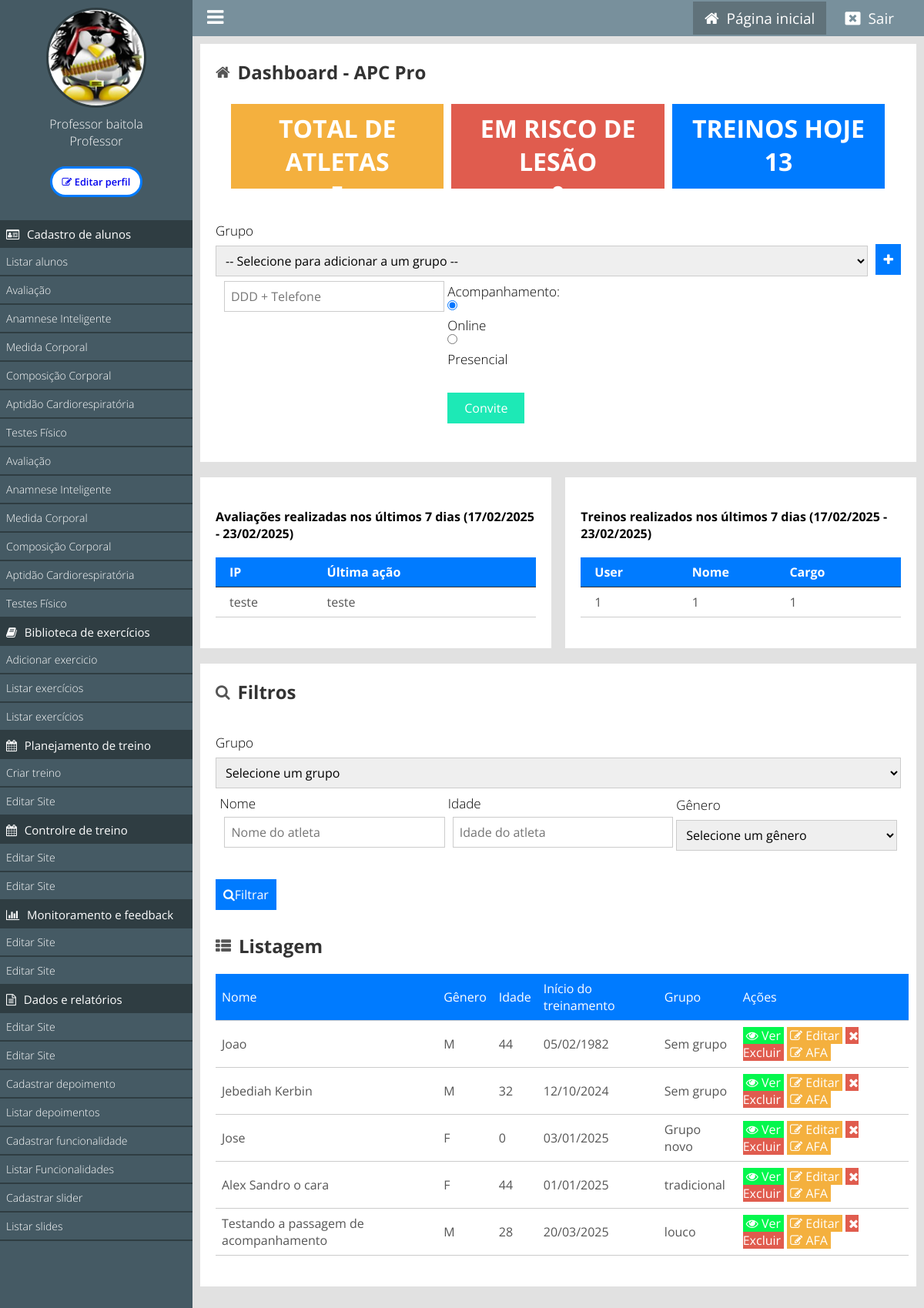
Page /painel/ (signed in) on the committed database.
### tables this page shows
CREATE TABLE IF NOT EXISTS `tb_grupos_usuarios` (
  `id` int NOT NULL AUTO_INCREMENT,
  `grupo` varchar(255) NOT NULL,
  `professor_id` int DEFAULT NULL,
  PRIMARY KEY (`id`)
);

### classes/MySql.php (called while the page is built)
<?php
    class MySql{
        private static $pdo;
        public static function conectar(){
            if(self::$pdo == null){
                try{
                    self::$pdo = new PDO('mysql:host='.HOST.';dbname='.DATABASE,USER,PASSWORD,array(PDO::MYSQL_ATTR_INIT_COMMAND => "SET NAMES utf8"));
                    self::$pdo->setAttribute(PDO::ATTR_ERRMODE,PDO::ERRMODE_EXCEPTION);
                }catch(Exception $e) {
                    echo 'erro ao conectar, tente novamente mais tarde';
                }
            }
            return self::$pdo;
        }
    }
?>

### painel/pages/listar-usuarios.php (the view, shortened to what this page needs)
<?php
$professorID = $_SESSION['id'];
$nomeFiltro = isset($_GET['NomeFiltro']) ? $_GET['NomeFiltro'] : '';
$idadeFiltro = isset($_GET['IdadeFiltro']) ? (int)$_GET['IdadeFiltro'] : '';
$sql = "SELECT u.*, g.grupo AS grupo_nome FROM `tb_admin.usuarios` u
        LEFT JOIN `tb_grupos_usuarios` g ON u.grupo_id = g.id
        WHERE u.professor_id = ?";
$filters = [$professorID];
$sql = MySql::conectar()->prepare($sql);
for ($i = 1; $i <= count($filters); $i++) {
    $sql->bindValue($i, $filters[$i - 1], is_int($filters[$i - 1]) ? PDO::PARAM_INT : PDO::PARAM_STR);
}
$sql->execute();
$usuarios = $sql->fetchAll();
?>
<div class="box-content">
    <h2><i class="fa fa-search mr-2"></i> Filtros</h2>
    <form>
        <div class="form-group left w100">
            <label for="GrupoFiltro">Grupo</label>
            <select name="GrupoFiltro" id="GrupoFiltro" class="form-control">
                <option value="">Selecione um grupo</option>
            </select>
        </div>
        <div class="linha">
            <div class="form-group w33">
                <label for="NomeFiltro">Nome</label>
                <input type="text" name="NomeFiltro" id="NomeFiltro" placeholder="Nome do atleta" class="form-control default-focus" value="<?php echo htmlspecialchars($nomeFiltro); ?>">
            </div>
            <div class="form-group w33">
                <label for="IdadeFiltro">Idade</label>
                <input type="number" name="IdadeFiltro" id="IdadeFiltro" placeholder="Idade do atleta" class="form-control" value="<?php echo htmlspecialchars($idadeFiltro); ?>">
            </div>
            <div class="form-group w33">
                <label for="GeneroFiltro">Gênero</label>
                <select id="GeneroFiltro" name="GeneroFiltro" class="form-control">
                    <option selected="" value="">Selecione um gênero</option>
                </select>
            </div>
        </div>
        <div class="form-group">
            <button type="submit" name="filtrar"><a><i class="fa fa-search mr-2"></i>Filtrar</a></button>
        </div>
    </form>
    <h2><i class="fa fa-th-list" aria-hidden="true"></i> Listagem</h2>
<table id="lista-usuarios" class="display" style="width:100%" data-order='[[ 1, "asc" ]]'>
        <thead>
            <tr>
                <td>Nome</td>
                <td>Gênero</td>
                <td>Idade</td>
                <td>Início do treinamento</td>
                <td>Grupo</td>
                <td>Ações</td>
            </tr>
        </thead>
        <tbody>
        <?php if(count($usuarios) > 0): ?>
                <?php foreach($usuarios as $usuario): ?>
                    <tr>
                        <td><?php echo $usuario['nome']; ?></td>
                        <td><?php echo $usuario['sexo']; ?></td>
                        <td>
                            <?php
                                $dataNascimento = new DateTime($usuario['data_nascimento']);
                                $hoje = new DateTime();
                                $idade = $hoje->diff($dataNascimento)->y;
                                echo $idade;
                            ?>
                        </td>
                        <td><?php echo (new DateTime($usuario['data_inicio']))->format('d/m/Y'); ?></td>
                        <td><?php echo isset($usuario['grupo_nome']) ? $usuario['grupo_nome'] : 'Sem grupo'; ?></td>
                        <td>
                            <a class="btn view" href="<?php echo INCLUDE_PATH_PAINEL . 'ver-perfil?id=' . $usuario['id']; ?>"><i class="fa fa-eye" aria-hidden="true"></i> Ver</a>
                            <a class="btn edit" href="<?php echo INCLUDE_PATH_PAINEL . 'editar-perfil?id=' . $usuario['id']; ?>"><i class="fa fa-pencil-square-o" aria-hidden="true"></i> Editar</a>
                            <a class="btn delete open-modal" data-id="<?php echo $usuario['id']; ?>" href="#"><i class="fa fa-times"></i> Excluir</a>
                            <a class="btn edit" href="<?php echo INCLUDE_PATH_PAINEL . 'listar-afa?id=' . $usuario['id']; ?>"><i class="fa fa-pencil-square-o" aria-hidden="true"></i> AFA</a>
                        </td>
                    </tr>
                <?php endforeach; ?>
            <?php endif; ?>
        </tbody>
    </table>
</div>

### painel/css/style.css (style rules this page uses)
* { margin: 0; padding: 0; box-sizing: border-box; font-family: "Open Sans", sans-serif; }
html, body { height: 100%; background: rgb(225, 225, 225); }
body { overflow-x: hidden; }
.w100 { width: 100%; }
.w33 { width: 33.3%; float: left; position: relative; padding: 0 5px; }
.linha { display: flex; flex-flow: row wrap; align-items: center; justify-content: center; }
.left { float: left; }
.box-content { background: white; padding: 20px; margin-bottom: 20px; }
table { margin: 20px 0; width: 100%; border-collapse: collapse; min-width: 900px; }
table tr { color: #555; border-bottom: 1px solid #ccc; }
table td { padding: 8px; }
table a.btn { text-decoration: none; padding: 0 4px; color: white; font-size: 16px; }
thead tr, tfoot tr { background: #007bff; color: white; }
a.btn.edit { background: #f4b03e; }
a.btn.delete { background: #e05c4e; }
a.btn.view { background: #04f74d; }
.box-content form { margin: 30px 0; }
.box-content h2 { font-size: 24px; color: #333; margin-bottom: 20px; display: flex; align-items: center; gap: 10px; }
.box-content h2 i { font-size: 20px; color: #555; }
.box-content form label { font-size: 17px; font-weight: 300; color: black; display: block; margin-top: 8px; }
.box-content form input[type="text"], .box-content form input[type="password"], .box-content form input[type="email"], .box-content form input[type="number"], .box-content form input[type="date"] { margin: 6px; font-size: 16px; font-weight: normal; color: black; width: 100%; height: 40px; padding-left: 8px; border: 1px solid #ccc; }
.box-content form select { margin-top: 8px; font-size: 16px; font-weight: normal; color: black; width: 100%; height: 40px; padding-left: 8px; border: 1px solid #ccc; }
.box-content form button { width: auto; height: 40px; cursor: pointer; margin-top: 35px; background: #007bff; font-size: 16px; color: white; border: 0; padding: 5px 10px; }
.btn { padding: 10px 20px; border: none; cursor: pointer; }
.btn.delete { background-color: #e74c3c; color: white; }

### rows in the picture
tb_admin.usuarios: nome "Joao", sexo "M", data_inicio "05/02/1982", shows "Sem grupo"
tb_admin.usuarios: nome "Jebediah Kerbin", sexo "M", data_inicio "12/10/2024", shows "Sem grupo"
tb_admin.usuarios: nome "Jose", sexo "F", data_inicio "03/01/2025", tb_grupos_usuarios.grupo "Grupo novo"
tb_admin.usuarios: nome "Alex Sandro o cara", sexo "F", data_inicio "01/01/2025", tb_grupos_usuarios.grupo "tradicional"
tb_admin.usuarios: nome "Testando a passagem de acompanhamento", sexo "M", data_inicio "20/03/2025", tb_grupos_usuarios.grupo "louco"

### other values in the picture
$_SESSION['nome'] "Professor baitola"
pegaCargo($_SESSION['cargo']) "Professor"
NOME_EMPRESA "APC Pro"
$totalAtletas "5"
calcularPeriodoUltimos7Dias() "17/02/2025 - 23/02/2025"
